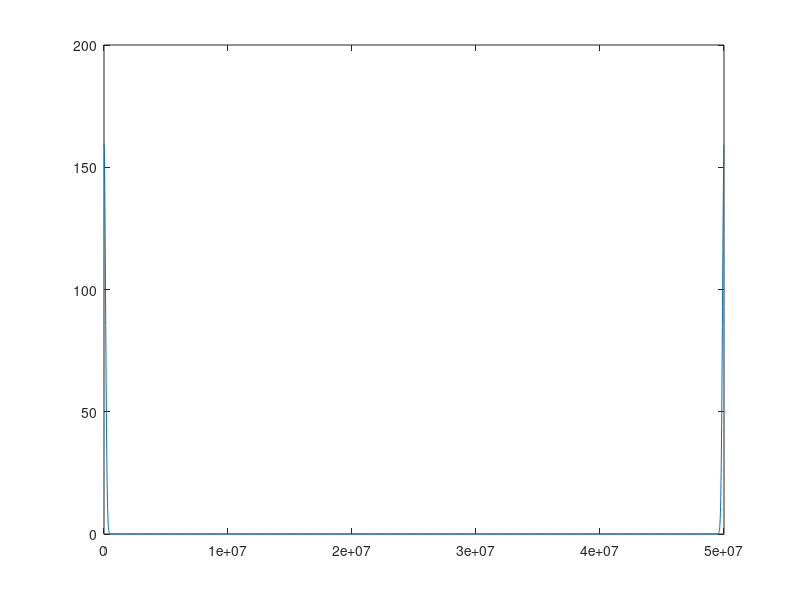

Reproduce this figure in MATLAB.
clear all


Xmax_micron=10;        %micron

deltaX_micron=0.01;    %micron
deltaF=1E4;


Xmax=Xmax_micron*1E-6;
deltaX=deltaX_micron*1E-6;
N_X=Xmax/deltaX;



X=0:deltaX_micron:Xmax_micron;    %micron

Center=5;

Lateral_Resolution=1.5;     %micron

PSF=gaussmf(X,[Lateral_Resolution/2/((2*log(2))^0.5) Center]);

plot(X,PSF);


Fmax=1/(deltaX*2);
F=0:deltaF:Fmax;
N_F=Fmax/deltaF+1;


S=(fft(PSF,N_F));



plot(F,abs(S));

